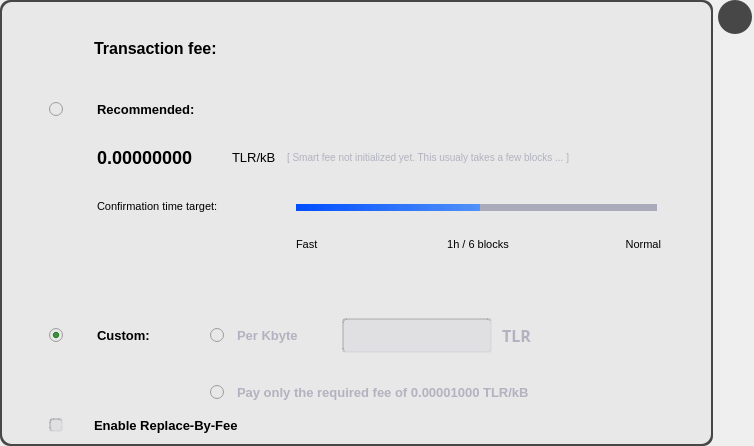
<?xml version="1.0" encoding="UTF-8"?>
<ui version="4.0">
 <class>ChangeFeeDialog</class>
 <widget class="QDialog" name="ChangeFeeDialog">
  <property name="geometry">
   <rect>
    <x>0</x>
    <y>0</y>
    <width>754</width>
    <height>446</height>
   </rect>
  </property>
  <property name="sizePolicy">
   <sizepolicy hsizetype="Fixed" vsizetype="Fixed">
    <horstretch>0</horstretch>
    <verstretch>0</verstretch>
   </sizepolicy>
  </property>
  <property name="minimumSize">
   <size>
    <width>754</width>
    <height>446</height>
   </size>
  </property>
  <property name="maximumSize">
   <size>
    <width>754</width>
    <height>446</height>
   </size>
  </property>
  <property name="windowTitle">
   <string>Dialog</string>
  </property>
  <property name="styleSheet">
   <string notr="true"/>
  </property>
  <widget class="QFrame" name="frame_2">
   <property name="geometry">
    <rect>
     <x>0</x>
     <y>0</y>
     <width>713</width>
     <height>446</height>
    </rect>
   </property>
   <property name="styleSheet">
    <string notr="true">background-color: rgba(0, 0, 0, 179);
border-radius: 10px;</string>
   </property>
   <property name="frameShape">
    <enum>QFrame::StyledPanel</enum>
   </property>
   <property name="frameShadow">
    <enum>QFrame::Raised</enum>
   </property>
  </widget>
  <widget class="QFrame" name="frame">
   <property name="geometry">
    <rect>
     <x>2</x>
     <y>2</y>
     <width>709</width>
     <height>442</height>
    </rect>
   </property>
   <property name="sizePolicy">
    <sizepolicy hsizetype="Fixed" vsizetype="Fixed">
     <horstretch>0</horstretch>
     <verstretch>0</verstretch>
    </sizepolicy>
   </property>
   <property name="styleSheet">
    <string notr="true">background-color: #e8e8e8;
border-radius: 10px;</string>
   </property>
   <property name="frameShape">
    <enum>QFrame::NoFrame</enum>
   </property>
   <property name="frameShadow">
    <enum>QFrame::Raised</enum>
   </property>
   <widget class="QLabel" name="label">
    <property name="geometry">
     <rect>
      <x>92</x>
      <y>36</y>
      <width>271</width>
      <height>21</height>
     </rect>
    </property>
    <property name="styleSheet">
     <string notr="true">font-family: &quot;Roboto Mono&quot;;
font-size: 16px;
font-weight: 500;</string>
    </property>
    <property name="text">
     <string>Transaction fee:</string>
    </property>
   </widget>
   <widget class="QRadioButton" name="radioSmartFee">
    <property name="geometry">
     <rect>
      <x>47</x>
      <y>99</y>
      <width>17</width>
      <height>17</height>
     </rect>
    </property>
    <property name="styleSheet">
     <string notr="true">color: green;</string>
    </property>
    <property name="text">
     <string/>
    </property>
    <property name="checked">
     <bool>false</bool>
    </property>
    <attribute name="buttonGroup">
     <string notr="true">groupFee</string>
    </attribute>
   </widget>
   <widget class="QLabel" name="label_2">
    <property name="geometry">
     <rect>
      <x>95</x>
      <y>99</y>
      <width>141</width>
      <height>17</height>
     </rect>
    </property>
    <property name="styleSheet">
     <string notr="true">font-family: &quot;Roboto Mono&quot;;
font-size: 13px;
font-weight: 500;</string>
    </property>
    <property name="text">
     <string>Recommended:</string>
    </property>
   </widget>
   <widget class="QLabel" name="labelSmartFee">
    <property name="geometry">
     <rect>
      <x>95</x>
      <y>144</y>
      <width>131</width>
      <height>23</height>
     </rect>
    </property>
    <property name="styleSheet">
     <string notr="true">font-family: &quot;Roboto Mono&quot;;
font-size: 18px;
font-weight: 700;</string>
    </property>
    <property name="text">
     <string>0.00000000</string>
    </property>
   </widget>
   <widget class="QLabel" name="label_4">
    <property name="geometry">
     <rect>
      <x>230</x>
      <y>145</y>
      <width>51</width>
      <height>20</height>
     </rect>
    </property>
    <property name="styleSheet">
     <string notr="true">font-family: &quot;Roboto Mono&quot;;
font-size: 13px;
font-weight: 400;</string>
    </property>
    <property name="text">
     <string>TLR/kB</string>
    </property>
   </widget>
   <widget class="QLabel" name="labelSmartFee2">
    <property name="geometry">
     <rect>
      <x>285</x>
      <y>145</y>
      <width>415</width>
      <height>20</height>
     </rect>
    </property>
    <property name="styleSheet">
     <string notr="true">font-family: &quot;Roboto Mono&quot;;
font-size: 10px;
font-weight: 400;
color: #b2b2c0;</string>
    </property>
    <property name="text">
     <string>[ Smart fee not initialized yet. This usualy takes a few blocks ... ]</string>
    </property>
   </widget>
   <widget class="QLabel" name="label_6">
    <property name="geometry">
     <rect>
      <x>95</x>
      <y>196</y>
      <width>211</width>
      <height>16</height>
     </rect>
    </property>
    <property name="styleSheet">
     <string notr="true">font-family: &quot;Roboto Mono&quot;;
font-size: 11px;
font-weight: 400;</string>
    </property>
    <property name="text">
     <string>Confirmation time target:</string>
    </property>
   </widget>
   <widget class="QWidget" name="widget" native="true">
    <property name="geometry">
     <rect>
      <x>95</x>
      <y>271</y>
      <width>70</width>
      <height>10</height>
     </rect>
    </property>
    <property name="styleSheet">
     <string notr="true">background-color: transparent;
border-image: url(:/icons/splitter);</string>
    </property>
   </widget>
   <widget class="QRadioButton" name="radioCustomFee">
    <property name="geometry">
     <rect>
      <x>47</x>
      <y>325</y>
      <width>17</width>
      <height>17</height>
     </rect>
    </property>
    <property name="styleSheet">
     <string notr="true">color: green;</string>
    </property>
    <property name="text">
     <string/>
    </property>
    <property name="checked">
     <bool>true</bool>
    </property>
    <attribute name="buttonGroup">
     <string notr="true">groupFee</string>
    </attribute>
   </widget>
   <widget class="QLabel" name="label_7">
    <property name="geometry">
     <rect>
      <x>95</x>
      <y>325</y>
      <width>111</width>
      <height>17</height>
     </rect>
    </property>
    <property name="styleSheet">
     <string notr="true">font-family: &quot;Roboto Mono&quot;;
font-size: 13px;
font-weight: 500;</string>
    </property>
    <property name="text">
     <string>Custom:</string>
    </property>
   </widget>
   <widget class="QRadioButton" name="checkBoxCustomFee">
    <property name="geometry">
     <rect>
      <x>208</x>
      <y>325</y>
      <width>17</width>
      <height>17</height>
     </rect>
    </property>
    <property name="text">
     <string/>
    </property>
    <attribute name="buttonGroup">
     <string notr="true">groupCustom</string>
    </attribute>
   </widget>
   <widget class="QRadioButton" name="checkBoxMinimumFee">
    <property name="geometry">
     <rect>
      <x>208</x>
      <y>382</y>
      <width>17</width>
      <height>17</height>
     </rect>
    </property>
    <property name="text">
     <string/>
    </property>
    <attribute name="buttonGroup">
     <string notr="true">groupCustom</string>
    </attribute>
   </widget>
   <widget class="QLabel" name="label_8">
    <property name="geometry">
     <rect>
      <x>235</x>
      <y>325</y>
      <width>100</width>
      <height>17</height>
     </rect>
    </property>
    <property name="styleSheet">
     <string notr="true">font-family: &quot;Roboto Mono&quot;;
font-size: 13px;
font-weight: 500;
color: #b2b2c0;</string>
    </property>
    <property name="text">
     <string>Per Kbyte</string>
    </property>
   </widget>
   <widget class="QLabel" name="labelMinFeeWarning">
    <property name="geometry">
     <rect>
      <x>235</x>
      <y>382</y>
      <width>471</width>
      <height>17</height>
     </rect>
    </property>
    <property name="styleSheet">
     <string notr="true">font-family: &quot;Roboto Mono&quot;;
font-size: 13px;
font-weight: 500;
color: #b2b2c0;</string>
    </property>
    <property name="text">
     <string>Pay only the required fee of 0.00001000 TLR/kB</string>
    </property>
   </widget>
   <widget class="BitcoinAmountField" name="customFee">
    <property name="geometry">
     <rect>
      <x>340</x>
      <y>316</y>
      <width>160</width>
      <height>35</height>
     </rect>
    </property>
    <property name="styleSheet">
     <string notr="true">background-color: rgba(170, 170, 186, 33);
border-top: 2px inset rgba(0, 0, 0, 33); 
border-left: 2px inset rgba(0, 0, 0, 33); 
border-bottom: 2px solid rgba(170, 170, 186, 33); 
border-right: 2px solid rgba(170, 170, 186, 33); 
border-radius: 4px;
margin-right: 10px;
font-family: &quot;Roboto Mono&quot;;</string>
    </property>
   </widget>
   <widget class="QLabel" name="label_10">
    <property name="geometry">
     <rect>
      <x>500</x>
      <y>316</y>
      <width>50</width>
      <height>35</height>
     </rect>
    </property>
    <property name="sizePolicy">
     <sizepolicy hsizetype="Fixed" vsizetype="Preferred">
      <horstretch>0</horstretch>
      <verstretch>0</verstretch>
     </sizepolicy>
    </property>
    <property name="minimumSize">
     <size>
      <width>50</width>
      <height>0</height>
     </size>
    </property>
    <property name="maximumSize">
     <size>
      <width>50</width>
      <height>16777215</height>
     </size>
    </property>
    <property name="font">
     <font>
      <family>Roboto Mono</family>
      <pointsize>-1</pointsize>
      <weight>87</weight>
      <bold>true</bold>
     </font>
    </property>
    <property name="styleSheet">
     <string notr="true">color: #b2b2c0;
font-family: &quot;Roboto Mono&quot;;
font-size: 16px;
font-weight: 700;
</string>
    </property>
    <property name="text">
     <string>TLR</string>
    </property>
   </widget>
   <widget class="QLabel" name="label_11">
    <property name="geometry">
     <rect>
      <x>294</x>
      <y>234</y>
      <width>60</width>
      <height>16</height>
     </rect>
    </property>
    <property name="styleSheet">
     <string notr="true">font-family: &quot;Roboto Mono&quot;;
font-size: 11px;
font-weight: 400;</string>
    </property>
    <property name="text">
     <string>Fast</string>
    </property>
   </widget>
   <widget class="QLabel" name="labelConf">
    <property name="geometry">
     <rect>
      <x>391</x>
      <y>234</y>
      <width>170</width>
      <height>16</height>
     </rect>
    </property>
    <property name="styleSheet">
     <string notr="true">font-family: &quot;Roboto Mono&quot;;
font-size: 11px;
font-weight: 400;</string>
    </property>
    <property name="text">
     <string>1h / 6 blocks</string>
    </property>
    <property name="alignment">
     <set>Qt::AlignCenter</set>
    </property>
   </widget>
   <widget class="QLabel" name="label_13">
    <property name="geometry">
     <rect>
      <x>599</x>
      <y>234</y>
      <width>60</width>
      <height>16</height>
     </rect>
    </property>
    <property name="styleSheet">
     <string notr="true">font-family: &quot;Roboto Mono&quot;;
font-size: 11px;
font-weight: 400;</string>
    </property>
    <property name="text">
     <string>Normal</string>
    </property>
    <property name="alignment">
     <set>Qt::AlignRight|Qt::AlignTrailing|Qt::AlignVCenter</set>
    </property>
   </widget>
   <widget class="QSlider" name="confTargetSelector">
    <property name="geometry">
     <rect>
      <x>285</x>
      <y>189</y>
      <width>379</width>
      <height>20</height>
     </rect>
    </property>
    <property name="styleSheet">
     <string notr="true">QSlider::groove:horizontal {
	margin-left: 9px;
	margin-right: 9px;
	position: absolute;
	top: 13px;
	height: 7px;
	background: qlineargradient(spread:pad, x1:1, y1:0, x2:0, y2:0, stop:0 rgba(89, 188, 252, 128), stop:1 rgba(0, 78, 254, 255));
}
QSlider::add-page:horizontal {
	margin-right: 9px;
	height: 7px;
	background: #aaaaba;
}
QSlider::handle:horizontal {
	margin-left: -9px;
	margin-right: -9px;
	width: 18px;
	margin-bottom: 7px;
	margin-top: -13px;
	border-image: url(:/icons/triangle);
}</string>
    </property>
    <property name="value">
     <number>50</number>
    </property>
    <property name="orientation">
     <enum>Qt::Horizontal</enum>
    </property>
   </widget>
   <widget class="QCheckBox" name="optInRBF">
    <property name="geometry">
     <rect>
      <x>47</x>
      <y>410</y>
      <width>631</width>
      <height>26</height>
     </rect>
    </property>
    <property name="toolTip">
     <string>Indicates that the sender may wish to replace this transaction with a new one paying higher fees (prior to being confirmed).</string>
    </property>
    <property name="styleSheet">
     <string notr="true">QCheckBox {
	font-family: &quot;Roboto Mono&quot;;
	font-size: 13px;
	font-weight: 500;
	spacing: 31px;
}
QCheckBox::indicator:unchecked {
	background-color: rgba(170, 170, 186, 33);
	border-top: 2px inset rgba(0, 0, 0, 33); 
	border-left: 2px inset rgba(0, 0, 0, 33); 
	border-bottom: 2px solid rgba(170, 170, 186, 33); 
	border-right: 2px solid rgba(170, 170, 186, 33); 
	border-radius: 4px;
}
QCheckBox::indicator:checked {
	background-color: rgba(170, 170, 186, 255);
	border-top: 2px inset rgba(0, 0, 0, 33); 
	border-left: 2px inset rgba(0, 0, 0, 33); 
	border-bottom: 2px solid rgba(170, 170, 186, 33); 
	border-right: 2px solid rgba(170, 170, 186, 33); 
	border-radius: 4px;
}</string>
    </property>
    <property name="text">
     <string>Enable Replace-By-Fee</string>
    </property>
   </widget>
  </widget>
  <widget class="QFrame" name="frame_3">
   <property name="geometry">
    <rect>
     <x>718</x>
     <y>0</y>
     <width>34</width>
     <height>34</height>
    </rect>
   </property>
   <property name="styleSheet">
    <string notr="true">background-color: rgba(0, 0, 0, 179);
border-radius: 17px;</string>
   </property>
   <property name="frameShape">
    <enum>QFrame::NoFrame</enum>
   </property>
   <property name="frameShadow">
    <enum>QFrame::Raised</enum>
   </property>
   <widget class="QToolButton" name="closeBtn">
    <property name="geometry">
     <rect>
      <x>2</x>
      <y>2</y>
      <width>30</width>
      <height>30</height>
     </rect>
    </property>
    <property name="minimumSize">
     <size>
      <width>30</width>
      <height>30</height>
     </size>
    </property>
    <property name="maximumSize">
     <size>
      <width>30</width>
      <height>30</height>
     </size>
    </property>
    <property name="styleSheet">
     <string notr="true">background-color: transparent;
border: none;</string>
    </property>
    <property name="text">
     <string/>
    </property>
    <property name="iconSize">
     <size>
      <width>24</width>
      <height>24</height>
     </size>
    </property>
   </widget>
  </widget>
 </widget>
 <customwidgets>
  <customwidget>
   <class>BitcoinAmountField</class>
   <extends>QLineEdit</extends>
   <header>qt/bitcoinamountfield.h</header>
   <container>1</container>
  </customwidget>
 </customwidgets>
 <resources/>
 <connections/>
 <buttongroups>
  <buttongroup name="groupCustom"/>
  <buttongroup name="groupFee"/>
 </buttongroups>
</ui>
